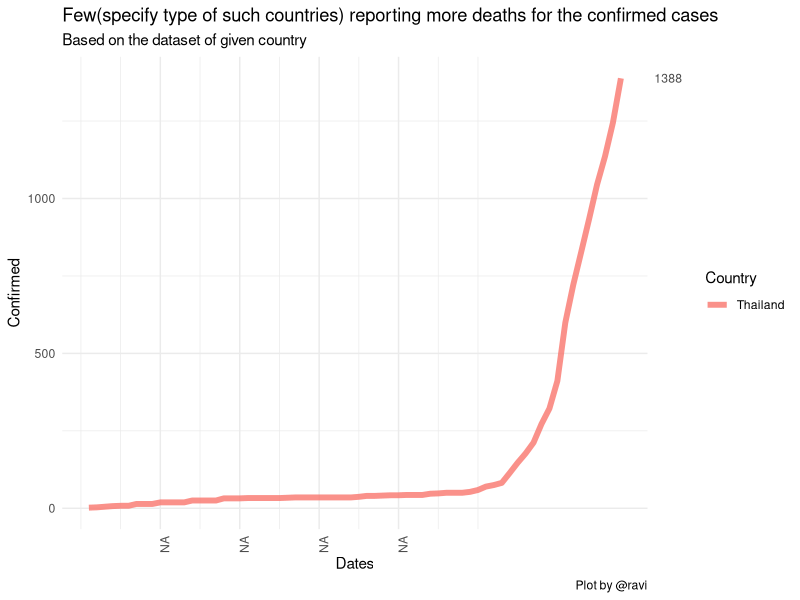

R code for this plot: (Note: this script raises an error after producing the figure.)
#####  LIBRARIES  #####

# Setting the working directory
setwd("~/Documents/A-tracking-of-2019-nCoV/COVID-19/")

#library(ggplot2)   # gg menns ->   grammer of graphics
library(tidyverse)
library(lattice)
library(plyr) # used to calculate the average weight of each group 

#------------------------------------------------------------------------#

### Loading files ###

Confirmed = read.csv("ready_to_use/COVID-19/Confirmed.csv")
Deaths = read.csv("ready_to_use/COVID-19/Deaths.csv")
Recovered = read.csv("ready_to_use/COVID-19/Recovered.csv")


countryWise.bulk.summary = read.csv("ready_to_use/COVID-19/Mixed/countryWise_bulk_summary.csv")
Four.dataset.locationWise = read.csv("ready_to_use/COVID-19/FOUR/Four_dataset_locationWise.csv")

# train on 80% dates, test on 20%
dateWise.bulk.summary = read.csv("ready_to_use/COVID-19/Mixed/dateWise_bulk_summary.csv")

#---------------------------------------------------------------#
### Functions ###


# Cases daily

# further last date could be passed
confirmed.till.date = function(cName, yesORno = FALSE) {
  
  
  countryWise.bulk.summary.country = countryWise.bulk.summary[
    which(str_detect(countryWise.bulk.summary$Country,
                     cName,
                     negate = yesORno)),
    ]
  
  #####################################################
  
  d <- countryWise.bulk.summary.country %>% 
    as_tibble()
  
  d_ends <- countryWise.bulk.summary.country %>% 
    group_by(Country) %>% 
    top_n(1, Day) %>% 
    pull(Confirmed)    # col can be changed
  
  temp = as.character(countryWise.bulk.summary$Date[1:nlevels(countryWise.bulk.summary$Date)])
  new = c(temp[10], temp[20], temp[30], temp[40])
  
  d %>% 
    ggplot(aes(Day, Confirmed, color = Country)) +
    geom_line(size = 2, alpha = .8) +
    theme_minimal() +
    scale_x_continuous(label = new, breaks = c(10, 20, 30, 40)) +
    scale_y_continuous(sec.axis = sec_axis(~ ., breaks = d_ends)) +
    theme(axis.text.x = element_text(angle = 90, hjust = 1)) +
    ggtitle("Few(specify type of such countries) reporting more deaths for the confirmed cases",
            subtitle = "Based on the dataset of given country") +
    labs(x = "Dates", y = "Confirmed", caption = "Plot by @ravi")
  
}

deaths.till.date = function(cName, yesORno = FALSE) {
  
  
  countryWise.bulk.summary.country = countryWise.bulk.summary[
    which(str_detect(countryWise.bulk.summary$Country,
                     cName,
                     negate = yesORno)),
    ]
  
  #####################################################
  
  d <- countryWise.bulk.summary.country %>% 
    as_tibble()
  
  d_ends <- countryWise.bulk.summary.country %>% 
    group_by(Country) %>% 
    top_n(1, Day) %>% 
    pull(Deaths)    # col can be changed
  
  temp = as.character(countryWise.bulk.summary$Date[1:nlevels(countryWise.bulk.summary$Date)])
  new = c(temp[10], temp[20], temp[30], temp[40])
  
  d %>% 
    ggplot(aes(Day, Deaths, color = Country)) +
    geom_line(size = 2, alpha = .8) +
    theme_minimal() +
    scale_x_continuous(label = new, breaks = c(10, 20, 30, 40)) +
    scale_y_continuous(sec.axis = sec_axis(~ ., breaks = d_ends)) +
    theme(axis.text.x = element_text(angle = 90, hjust = 1)) +
    ggtitle("Few(specify type of such countries) reporting more deaths for the confirmed cases",
            subtitle = "Based on the dataset of given country") +
    labs(x = "Dates", y = "Deaths", caption = "Plot by @ravi")
  
}

recovery.till.date = function(cName, yesORno = FALSE) {
  
  
  countryWise.bulk.summary.country = countryWise.bulk.summary[
    which(str_detect(countryWise.bulk.summary$Country,
                     cName,
                     negate = yesORno)),
    ]
  
  #####################################################
  
  d <- countryWise.bulk.summary.country %>% 
    as_tibble()
  
  d_ends <- countryWise.bulk.summary.country %>% 
    group_by(Country) %>% 
    top_n(1, Day) %>% 
    pull(Recovered)    # col can be changed
  
  temp = as.character(countryWise.bulk.summary$Date[1:nlevels(countryWise.bulk.summary$Date)])
  new = c(temp[10], temp[20], temp[30], temp[40])
  
  d %>% 
    ggplot(aes(Day, Recovered, color = Country)) +
    geom_line(size = 2, alpha = .8) +
    theme_minimal() +
    scale_x_continuous(label = new, breaks = c(10, 20, 30, 40)) +
    scale_y_continuous(sec.axis = sec_axis(~ ., breaks = d_ends)) +
    theme(axis.text.x = element_text(angle = 90, hjust = 1)) +
    ggtitle("Few(specify type of such countries) reporting more deaths for the confirmed cases",
            subtitle = "Based on the dataset of given country") +
    labs(x = "Dates", y = "Recovered", caption = "Plot by @ravi")
  
}


# for world data
till.date = function(yAxis, dataSet, cName = c("Hubei", "World", "China", "Diamond Princess"), yesORno = FALSE) {
  
  get(dataSet) -> plotFrom
  
  plotFrom = plotFrom[
    which(str_detect(plotFrom$Location,
                     cName,
                     negate = yesORno)),
  ]
  
  #####################################################
  
  d <- plotFrom %>% 
    as_tibble()
  
  d_ends <- plotFrom %>% 
    group_by(Location) %>% 
    top_n(1, Day) %>% 
    pull(yAxis)    # col can be changed to    ---------->    yAxis
  
  temp = as.character(plotFrom$Date[1:nlevels(plotFrom$Date)])
  new = c(temp[10], temp[20], temp[30], temp[40])
  
  d %>% 
    ggplot(aes(Day, Recovered, color = Location)) +
    geom_line(size = 2, alpha = .8) +
    theme_minimal() +
    scale_x_continuous(label = new, breaks = c(10, 20, 30, 40)) +
    scale_y_continuous(sec.axis = sec_axis(~ ., breaks = d_ends)) +
    theme(axis.text.x = element_text(angle = 90, hjust = 1)) +
    ggtitle("Hubei, China(except Hubei) & World polt, on the daily basis.",
            subtitle = "Based on the summary dataset") +
    labs(x = "Dates", y = yAxis, caption = "Plot by @ravi")
  
}

till.date.Confirmed = function(lName = c("Hubei", "World", "China", "Diamond Princess"), yesORno = FALSE) {
  
  
  locationWise.bulk.summary.Four = Four.dataset.locationWise[
    which(str_detect(Four.dataset.locationWise$Location,
                     lName,
                     negate = yesORno)),
    ]
  
  #####################################################
  
  d <- locationWise.bulk.summary.Four %>% 
    as_tibble()
  
  d_ends <- locationWise.bulk.summary.Four %>% 
    group_by(Location) %>% 
    top_n(1, Day) %>% 
    pull(Confirmed)    # col can be changed
  
  temp = as.character(Four.dataset.locationWise$Date[1:nlevels(Four.dataset.locationWise$Date)])
  new = c(temp[10], temp[20], temp[30], temp[40])
  
  d %>% 
    ggplot(aes(Day, Confirmed, color = Location)) +
    geom_line(size = 2, alpha = 0.8) +
    theme_minimal() +
    scale_x_continuous(label = new, breaks = c(10, 20, 30, 40)) +
    scale_y_continuous(sec.axis = sec_axis(~ ., breaks = d_ends)) +
    theme(axis.text.x = element_text(angle = 90, hjust = 1)) +
    ggtitle("Few(specify type of such countries) reporting more deaths for the confirmed cases",
            subtitle = "Based on the dataset of given country") +
    labs(x = "Dates", y = "Confirmed", caption = "Plot by @ravi")
  
}

till.date.Deaths = function(lName = c("Hubei", "World", "China", "Diamond Princess"), yesORno = FALSE) {
  
  
  locationWise.bulk.summary.Four = Four.dataset.locationWise[
    which(str_detect(Four.dataset.locationWise$Location,
                     lName,
                     negate = yesORno)),
    ]
  
  #####################################################
  
  d <- locationWise.bulk.summary.Four %>% 
    as_tibble()
  
  d_ends <- locationWise.bulk.summary.Four %>% 
    group_by(Location) %>% 
    top_n(1, Day) %>% 
    pull(Deaths)    # col can be changed
  
  temp = as.character(Four.dataset.locationWise$Date[1:nlevels(Four.dataset.locationWise$Date)])
  new = c(temp[10], temp[20], temp[30], temp[40])
  
  d %>% 
    ggplot(aes(Day, Deaths, color = Location)) +
    geom_line(size = 2, alpha = 0.8) +
    theme_minimal() +
    scale_x_continuous(label = new, breaks = c(10, 20, 30, 40)) +
    scale_y_continuous(sec.axis = sec_axis(~ ., breaks = d_ends)) +
    theme(axis.text.x = element_text(angle = 90, hjust = 1)) +
    ggtitle("Few(specify type of such countries) reporting more deaths for the confirmed cases",
            subtitle = "Based on the dataset of given country") +
    labs(x = "Dates", y = "Deaths", caption = "Plot by @ravi")
  
}

till.date.Recovered = function(lName = c("Hubei", "World", "China", "Diamond Princess"), yesORno = FALSE) {
  
  
  locationWise.bulk.summary.Four = Four.dataset.locationWise[
    which(str_detect(Four.dataset.locationWise$Location,
                     lName,
                     negate = yesORno)),
    ]
  
  #####################################################
  
  d <- locationWise.bulk.summary.Four %>% 
    as_tibble()
  
  d_ends <- locationWise.bulk.summary.Four %>% 
    group_by(Location) %>% 
    top_n(1, Day) %>% 
    pull(Recovered)    # col can be changed
  
  temp = as.character(Four.dataset.locationWise$Date[1:nlevels(Four.dataset.locationWise$Date)])
  new = c(temp[10], temp[20], temp[30], temp[40])
  
  d %>% 
    ggplot(aes(Day, Recovered, color = Location)) +
    geom_line(size = 2, alpha = 0.8) +
    geom_point(color = "black", alpha = 0.3) +
    theme_minimal() +
    scale_x_continuous(label = new, breaks = c(10, 20, 30, 40)) +
    scale_y_continuous(sec.axis = sec_axis(~ ., breaks = d_ends)) +
    theme(axis.text.x = element_text(angle = 90, hjust = 1)) +
    ggtitle("Few(specify type of such countries) reporting more deaths for the confirmed cases",
            subtitle = "Based on the dataset of given country") +
    labs(x = "Dates", y = "Recovered", caption = "Plot by @ravi")
  
}



#---------------------------------------------------------------#


#######  VISUALIZATIONS  ########


#################################
#########  Line Plots  ##########
#################################


############### day wise
confirmed.till.date("Thailand")

confirmed.till.date(c("Italy", "South Korea", "Hong Kong"))

deaths.till.date("Thailand")
deaths.till.date(c("Italy", "South Korea", "Hong Kong"))

recovery.till.date("Iran")
recovery.till.date(c("Italy", "South Korea", "Hong Kong"))



########################
#####     BEST     #####
########################

## a Histogram or Bar plot will be better for --> Four.dataset.locationWise
View(Four.dataset.locationWise)

# Lines
till.date.Confirmed(c("Hubei", "China"))
till.date.Deaths("Hubei", T)
till.date.Recovered()

###########################################################################





#################################
#########  Histigrams  ##########
#################################

# 1) Active / Closed cases  (World)





